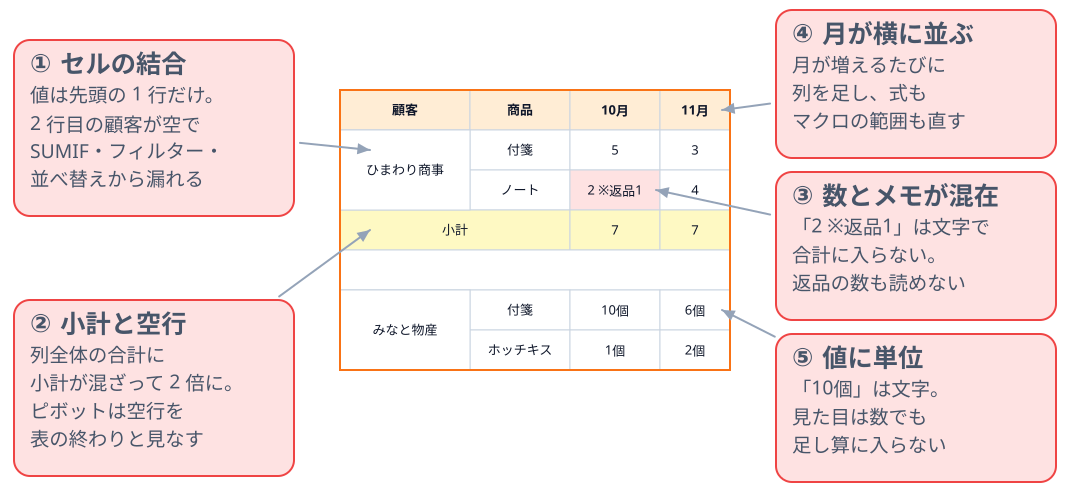

This figure's Python source:
"""6-1: 見やすく整えた表の、集計やマクロを止める 5 つの崩れと、それぞれ何が困るか（BLOCKAGE）。"""
import sys
sys.path.insert(0, "/Users/seekseep/.claude/skills/genfig")
sys.path.insert(0, "../../../../tools")
from genfig import Canvas
from figtable import table

c = Canvas(1070, 490)
x0, y0, h = 340, 90, 40
widths = [130, 100, 90, 70]
table(c, x0, y0, [
    ["顧客", "商品", "10月", "11月"],
    ["", "付箋", "5", "3"],
    ["", "ノート", "2 ※返品1", "4"],
    [("小計", 2), "7", "7"],
    [("", 4)],
    ["", "付箋", "10個", "6個"],
    ["", "ホッチキス", "1個", "2個"],
], widths, color="orange", h=h,
    fills={(3, 0): "yellow", (3, 2): "yellow", (3, 3): "yellow", (2, 2): "red"},
    vmerges=[(1, 0, 2, "ひまわり商事"), (5, 0, 2, "みなと物産")])

def note(x, y, title, body, color):
    n = c.sticky(x, y, 280, 48 + 28 * (body.count("\n") + 1) + 16, color=color, weight="thin")
    c.text(x + 16, y + 32, title, scale="label", align="left")
    c.text(x + 16, y + 62, body, scale="caption", align="left")
    return n

n1 = note(14, 40, "① セルの結合", "値は先頭の 1 行だけ。\n2 行目の顧客が空で\nSUMIF・フィルター・\n並べ替えから漏れる", "red")
n2 = note(14, 300, "② 小計と空行", "列全体の合計に\n小計が混ざって 2 倍に。\nピボットは空行を\n表の終わりと見なす", "red")
n4 = note(776, 10, "④ 月が横に並ぶ", "月が増えるたびに\n列を足し、式も\nマクロの範囲も直す", "red")
n3 = note(776, 172, "③ 数とメモが混在", "「2 ※返品1」は文字で\n合計に入らない。\n返品の数も読めない", "red")
n5 = note(776, 334, "⑤ 値に単位", "「10個」は文字。\n見た目は数でも\n足し算に入らない", "red")
c.link(n1, (x0 + 30, y0 + h * 1.5), primary=False)
c.link(n2, (x0 + 30, y0 + h * 3.5), primary=False)
c.link(n3, (x0 + 316, y0 + h * 2.5), primary=False)
c.link(n4, (x0 + 382, y0 + h * 0.5), primary=False)
c.link(n5, (x0 + 382, y0 + h * 5.5), primary=False)
c.save("01-broken-table.svg")
